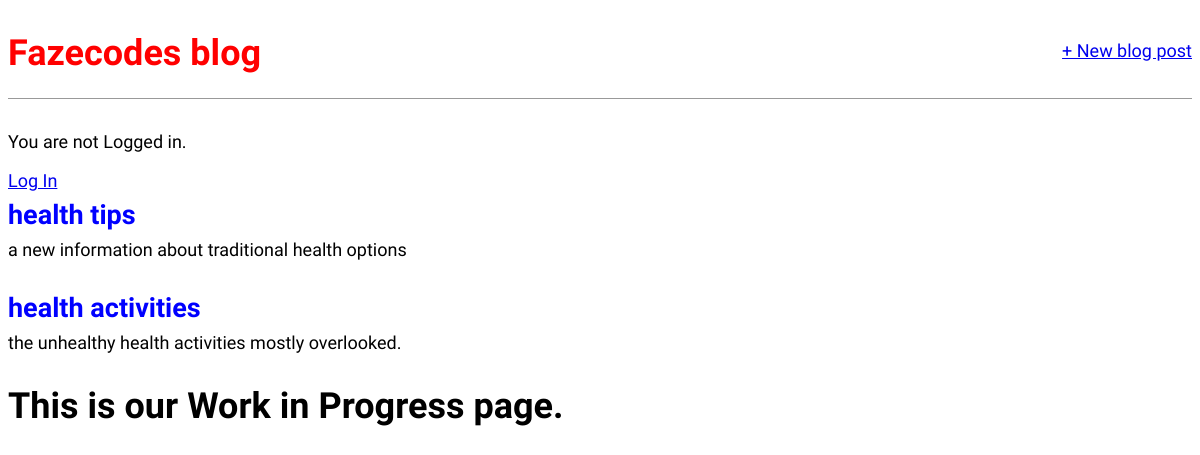
/, run on an earlier commit of the app's database.
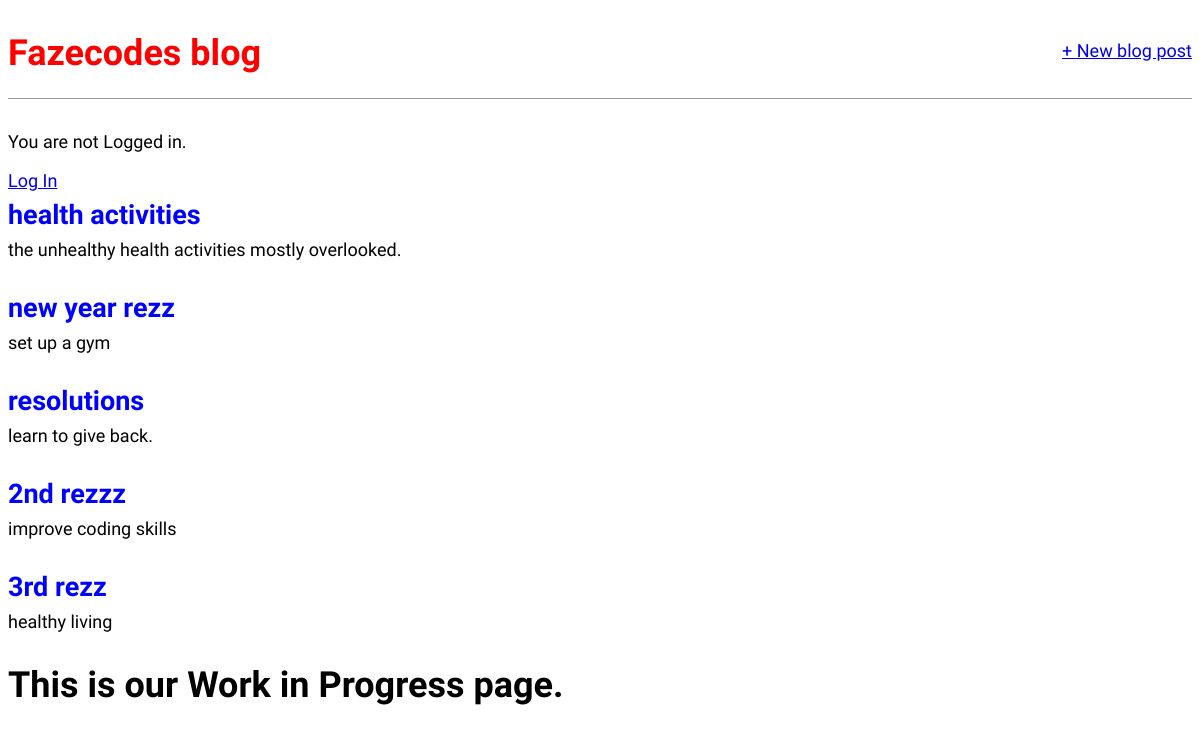
And on a later commit of the database.
### blog/models.py (models this page shows, shortened)
class Post(models.Model):
    title = models.CharField(max_length=200)
    author = models.ForeignKey('auth.user',on_delete=models.CASCADE,)
    body = models.TextField()

### blog/views.py (the view)
# urls.py: path('', BlogListView.as_view(), name='home'),
class BlogListView(ListView):
    model  = Post
    template_name = 'home.html'

### templates/home.html
{% extends 'base.html' %}
{% block content %}
{% for post in object_list %}
<div class="post_entry">
    <h2>
        <a href="{% url 'post_detail' post.pk %}">{{ post.title }}</a>
    </h2>
    <p>{{ post.body }}</p>
</div>
{% endfor %}
<h1>This is our <strong>Work in Progress</strong> page.</h1>
{% endblock content %}

### templates/base.html (shortened to what this page needs)
{% load static %}
<html>
    <head>
        <link  href="{% static 'css/base.css' %}"  rel="stylesheet">
    </head>
    <body>
        <div>
    <header>
        <div class="nav-left">
            <h1><a href="{% url 'home' %}"> Fazecodes blog </a></h1>
        </div>
        <div class="nav-right">
             <a href="{% url 'post_new' %}"> + New blog post </a>
        </div>
    </header>
    {% if user.is_authenticated %}
    <p> Hi {{ user.username }}!</p>
    <p><a href="{% url 'logout' %}">Log out </a></p>
    {% else %}
    <p>You are not Logged in. </p>
    <a href="{% url 'login' %}">Log In</a>
    {% endif %}
{% block content %}
{% endblock content%}
</div>
    </body>
</html>

### static/css/base.css (style rules this page uses)
body { font-family: 'Source Sans Pro',sans-serif; font-size: 18px; }
header { border-bottom: 1px solid #999; margin-bottom: 2rem; display: flex; }
header h1 a { color: red; text-decoration: none; }
.nav-left { margin-right: auto; }
.nav-right { display: flex; padding-top: 2rem; }
.post_entry { margin-bottom: 2rem; }
.post_entry h2 { margin: 0.5rem 0; }
.post_entry h2 a , .post_entry h2 a:visited { color: blue; text-decoration: none; }
.post_entry p { margin: 0; font-weight: 400; }

What changed in the data, as far as the page shows it:
removed Post: title "health tips", body "a new information about traditional health options"
added Post: title "new year rezz", body "set up a gym"
added Post: title "resolutions", body "learn to give back."
added Post: title "2nd rezzz", body "improve coding skills"
added Post: title "3rd rezz", body "healthy living"
